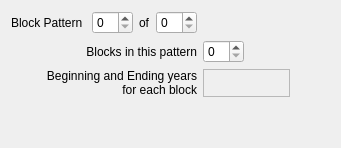
     <widget class="QWidget" name="tab_blocks">
      <attribute name="title">
       <string>Blocks</string>
      </attribute>
      <layout class="QVBoxLayout" name="verticalLayout_7">
       <item>
        <layout class="QGridLayout" name="gridLayout_blocks">
         <item row="0" column="2" colspan="2">
          <widget class="QLabel" name="label_blocks_num_patterns">
           <property name="text">
            <string>of</string>
           </property>
          </widget>
         </item>
         <item row="0" column="7">
          <spacer name="horizontalSpacer_blocks2">
           <property name="orientation">
            <enum>Qt::Horizontal</enum>
           </property>
           <property name="sizeHint" stdset="0">
            <size>
             <width>40</width>
             <height>20</height>
            </size>
           </property>
          </spacer>
         </item>
         <item row="3" column="7">
          <spacer name="verticalSpacer_blocks1">
           <property name="orientation">
            <enum>Qt::Vertical</enum>
           </property>
           <property name="sizeHint" stdset="0">
            <size>
             <width>20</width>
             <height>40</height>
            </size>
           </property>
          </spacer>
         </item>
         <item row="0" column="0">
          <widget class="QLabel" name="label_block_pattern_num">
           <property name="text">
            <string>Block Pattern </string>
           </property>
          </widget>
         </item>
         <item row="0" column="1">
          <widget class="QSpinBox" name="spinBox_block_pattern_num"/>
         </item>
         <item row="0" column="6">
          <spacer name="horizontalSpacer_blocks1">
           <property name="orientation">
            <enum>Qt::Horizontal</enum>
           </property>
           <property name="sizeHint" stdset="0">
            <size>
             <width>40</width>
             <height>20</height>
            </size>
           </property>
          </spacer>
         </item>
         <item row="0" column="4">
          <widget class="QSpinBox" name="spinBox_block_patterns_total"/>
         </item>
         <item row="1" column="5">
          <widget class="QSpinBox" name="spinBox_blocks_count"/>
         </item>
         <item row="2" column="0" colspan="5">
          <widget class="QLabel" name="label_blocks_beg_end_years">
           <property name="text">
            <string>Beginning and Ending years
 for each block</string>
           </property>
           <property name="alignment">
            <set>Qt::AlignRight|Qt::AlignTrailing|Qt::AlignVCenter</set>
           </property>
          </widget>
         </item>
         <item row="1" column="0" colspan="5">
          <widget class="QLabel" name="label_blocks_per_pattern">
           <property name="text">
            <string>Blocks in this pattern</string>
           </property>
           <property name="alignment">
            <set>Qt::AlignRight|Qt::AlignTrailing|Qt::AlignVCenter</set>
           </property>
          </widget>
         </item>
         <item row="2" column="5" colspan="2">
          <widget class="QFrame" name="frame_blocks">
           <property name="frameShape">
            <enum>QFrame::StyledPanel</enum>
           </property>
           <property name="frameShadow">
            <enum>QFrame::Raised</enum>
           </property>
           <layout class="QGridLayout" name="gridLayout_blocks_patterns">
            <item row="1" column="1">
             <layout class="QHBoxLayout" name="horizontalLayout_blocks_per_pattern"/>
            </item>
            <item row="2" column="1">
             <layout class="QVBoxLayout" name="verticalLayout_block_years"/>
            </item>
            <item row="0" column="1">
             <spacer name="horizontalSpacer_frame_blocks">
              <property name="orientation">
               <enum>Qt::Horizontal</enum>
              </property>
              <property name="sizeHint" stdset="0">
               <size>
                <width>40</width>
                <height>5</height>
               </size>
              </property>
             </spacer>
            </item>
           </layout>
          </widget>
         </item>
        </layout>
       </item>
      </layout>
     </widget>
